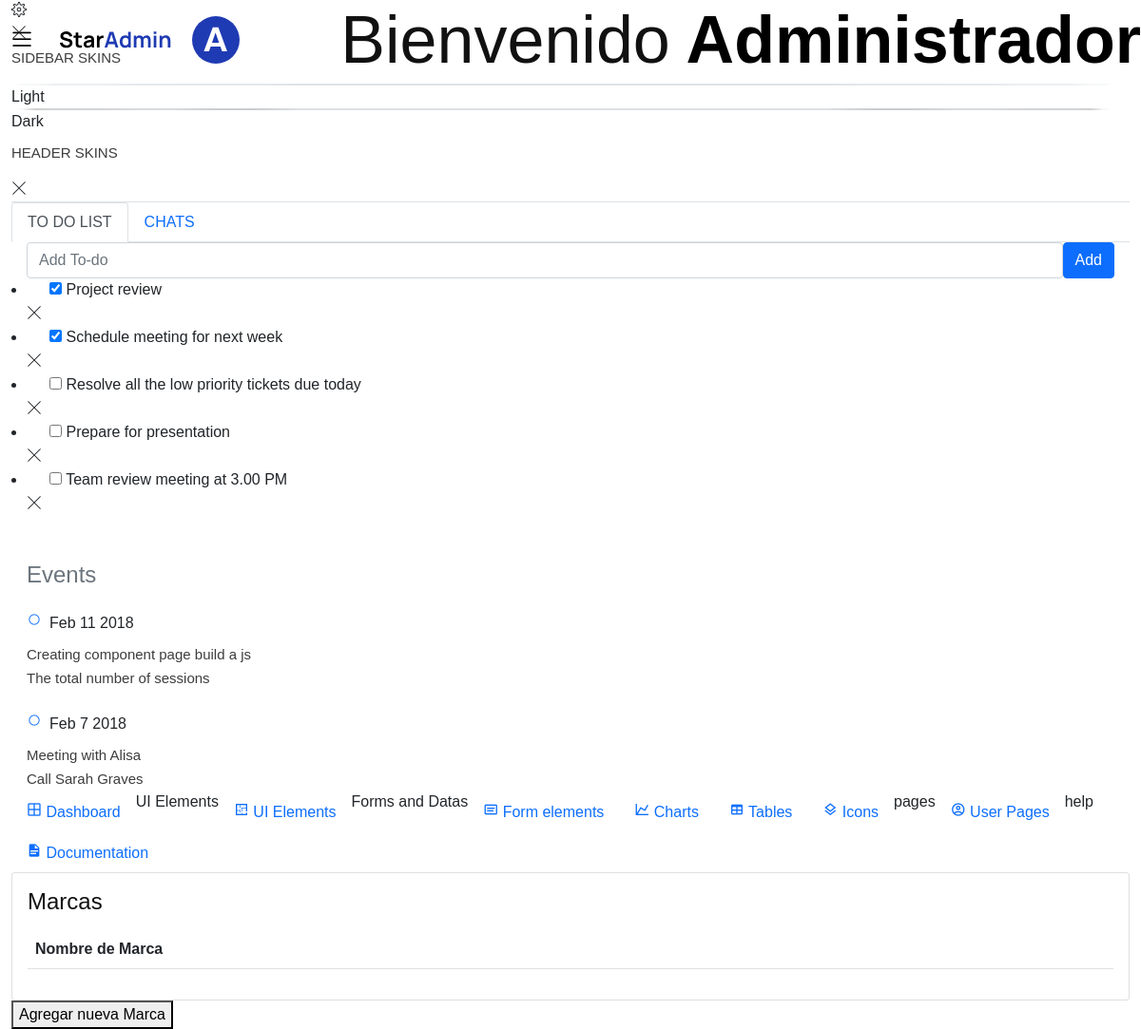
The page /DatosMarca on the database as committed earlier.
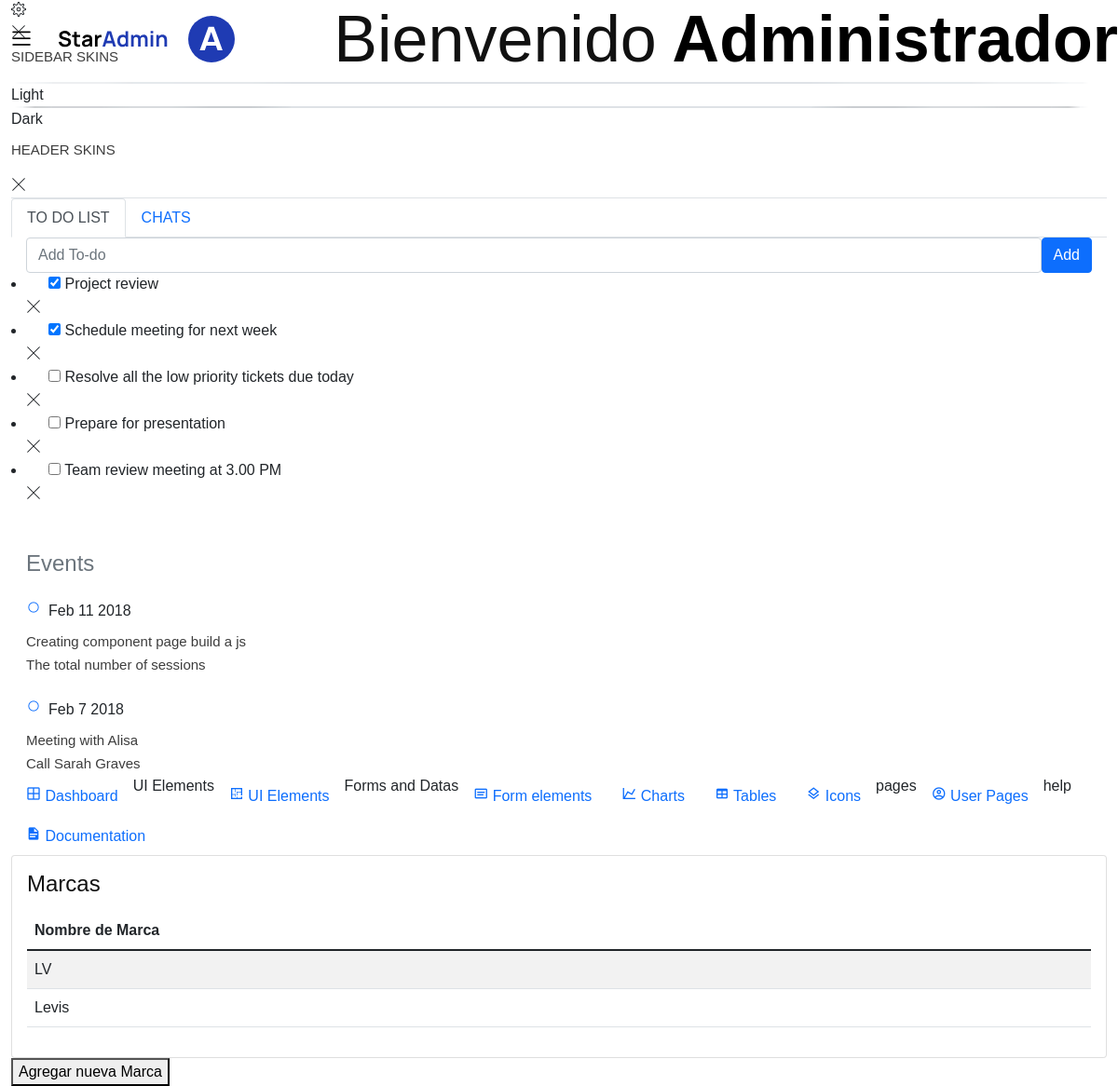
The same page on the database as committed later.
### tables this page shows
CREATE TABLE Marca(
idMarca int identity(1,1) primary key not null,
Marca nvarchar(10) not null
);

### app.py (the view)
@app.route("/DatosMarca")
def DatosMarca():
    Marca = db.execute("SELECT * FROM Marca")
    return render_template("/admin/pages/tables/Marca.html",Marca=Marca)

### app.py (called while the page is built)
@app.after_request
def after_request(response):
    response.headers["Cache-Control"] = "no-cache, no-store, must-revalidate"
    response.headers["Expires"] = 0
    response.headers["Pragma"] = "no-cache"
    return response

### templates/admin/pages/tables/Marca.html (shortened to what the changed rows need)
<!DOCTYPE html>
<html lang="en">
<head>
  <link rel="stylesheet" href="/static/css/admin/vendors/feather/feather.css">
  <link rel="stylesheet" href="/static/css/admin/vendors/mdi/css/materialdesignicons.min.css">
  <link rel="stylesheet" href="/static/css/admin/vendors/ti-icons/css/themify-icons.css">
  <link rel="stylesheet" href="/static/css/admin/vendors/typicons/typicons.css">
  <link rel="stylesheet" href="/static/css/admin/vendors/simple-line-icons/css/simple-line-icons.css">
  <link rel="stylesheet" href="/static/css/admin/vendors/css/vendor.bundle.base.css">
  <link href="https://cdn.jsdelivr.net/npm/bootstrap@5.1.3/dist/css/bootstrap.min.css" rel="stylesheet">
  <link rel="stylesheet" href="/static/css/admin/css/vertical-layout-light/style.css">
</head>
<body>
  <div class="container-scroller">
    <nav class="navbar default-layout col-lg-12 col-12 p-0 fixed-top d-flex align-items-top flex-row">
      <div class="navbar-menu-wrapper d-flex align-items-top">
        <ul class="navbar-nav">
          <li class="nav-item font-weight-semibold d-none d-lg-block ms-0">
            <h1 class="welcome-text">Bienvenido<span class="text-black fw-bold"> Administrador</span></h1>
          </li>
        </ul>
      </div>
    </nav>
    <div class="container-fluid page-body-wrapper">
      <div class="main-panel">
        <div class="content-wrapper">
          <div class="row">
            <div class="col-lg-12 grid-margin stretch-card">
              <div class="card">
                <div class="card-body">
                  <div class="table-responsive">
                    <table class="table table-striped">
                      <thead>
                        <tr>
                          <th>
                            Nombre de Marca
                          </th>
                        </tr>
                      </thead>
                      <tbody>
                        {% for MarcaData in Marca %}
                        <tr>
                          <td>
                            {{MarcaData ["Marca"]}}
                          </td>
                        </tr>
                        {% endfor %}
                      </tbody>
                    </table>
                  </div>
                </div>
              </div>
            </div>
  </div>
</body>
</html>

Rows that differ between the two databases and show on the page:
added Marca: Marca "LV"
added Marca: Marca "Levis"
